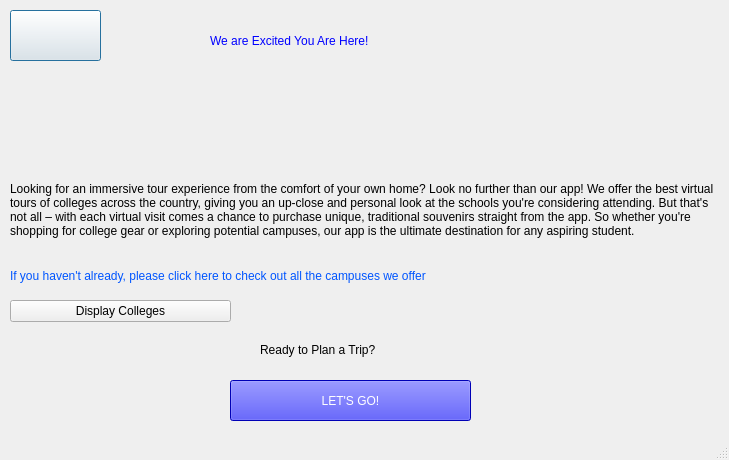
<?xml version="1.0" encoding="UTF-8"?>
<ui version="4.0">
 <class>userInterface</class>
 <widget class="QDialog" name="userInterface">
  <property name="geometry">
   <rect>
    <x>0</x>
    <y>0</y>
    <width>729</width>
    <height>460</height>
   </rect>
  </property>
  <property name="windowTitle">
   <string>Dialog</string>
  </property>
  <property name="sizeGripEnabled">
   <bool>true</bool>
  </property>
  <widget class="QPushButton" name="mainpage">
   <property name="geometry">
    <rect>
     <x>10</x>
     <y>10</y>
     <width>91</width>
     <height>51</height>
    </rect>
   </property>
   <property name="styleSheet">
    <string notr="true">image: url(:/image/college logo.png);</string>
   </property>
   <property name="text">
    <string/>
   </property>
  </widget>
  <widget class="QLabel" name="label">
   <property name="geometry">
    <rect>
     <x>10</x>
     <y>250</y>
     <width>551</width>
     <height>51</height>
    </rect>
   </property>
   <property name="autoFillBackground">
    <bool>false</bool>
   </property>
   <property name="styleSheet">
    <string notr="true">font: 700 italic 10pt &quot;Segoe UI&quot;;
color: rgb(0, 85, 255);</string>
   </property>
   <property name="text">
    <string>If you haven't already, please click here to check out all the campuses we offer </string>
   </property>
   <property name="scaledContents">
    <bool>false</bool>
   </property>
   <property name="wordWrap">
    <bool>true</bool>
   </property>
  </widget>
  <widget class="QPushButton" name="displayCollegeButton">
   <property name="geometry">
    <rect>
     <x>10</x>
     <y>300</y>
     <width>221</width>
     <height>22</height>
    </rect>
   </property>
   <property name="styleSheet">
    <string notr="true">font: 700 10pt &quot;Segoe UI&quot;;</string>
   </property>
   <property name="text">
    <string>Display Colleges</string>
   </property>
  </widget>
  <widget class="QLabel" name="label_2">
   <property name="geometry">
    <rect>
     <x>260</x>
     <y>340</y>
     <width>191</width>
     <height>20</height>
    </rect>
   </property>
   <property name="styleSheet">
    <string notr="true">font: 700 12pt &quot;Segoe Print&quot;;
</string>
   </property>
   <property name="text">
    <string>Ready to Plan a Trip? </string>
   </property>
  </widget>
  <widget class="QPushButton" name="planTripButton">
   <property name="geometry">
    <rect>
     <x>230</x>
     <y>380</y>
     <width>241</width>
     <height>41</height>
    </rect>
   </property>
   <property name="styleSheet">
    <string notr="true">
font: 700 12pt &quot;Segoe UI&quot;;
background-color: rgb(0, 0, 255);
color: rgb(255, 255, 255);
</string>
   </property>
   <property name="text">
    <string>LET'S GO!</string>
   </property>
  </widget>
  <widget class="QLabel" name="label_3">
   <property name="geometry">
    <rect>
     <x>210</x>
     <y>10</y>
     <width>311</width>
     <height>61</height>
    </rect>
   </property>
   <property name="styleSheet">
    <string notr="true">font: 600 18pt &quot;Segoe UI Variable Display Semib&quot;;
color: rgb(0, 0, 255);</string>
   </property>
   <property name="text">
    <string>We are Excited You Are Here! </string>
   </property>
  </widget>
  <widget class="QLabel" name="label_4">
   <property name="geometry">
    <rect>
     <x>10</x>
     <y>160</y>
     <width>711</width>
     <height>101</height>
    </rect>
   </property>
   <property name="styleSheet">
    <string notr="true">font: 700 9pt &quot;Segoe UI&quot;;</string>
   </property>
   <property name="text">
    <string>&lt;html&gt;&lt;head/&gt;&lt;body&gt;&lt;p&gt;Looking for an immersive tour experience from the comfort of your own home? Look no further than our app! We offer the best virtual tours of colleges across the country, giving you an up-close and personal look at the schools you're considering attending. But that's not all – with each virtual visit comes a chance to purchase unique, traditional souvenirs straight from the app. So whether you're shopping for college gear or exploring potential campuses, our app is the ultimate destination for any aspiring student.&lt;/p&gt;&lt;/body&gt;&lt;/html&gt;</string>
   </property>
   <property name="scaledContents">
    <bool>false</bool>
   </property>
   <property name="wordWrap">
    <bool>true</bool>
   </property>
  </widget>
  <widget class="QLabel" name="label_5">
   <property name="geometry">
    <rect>
     <x>0</x>
     <y>0</y>
     <width>731</width>
     <height>161</height>
    </rect>
   </property>
   <property name="text">
    <string>&lt;html&gt;&lt;head/&gt;&lt;body&gt;&lt;p&gt;&lt;img src=&quot;:/image/different colleges.png&quot;/&gt;&lt;/p&gt;&lt;/body&gt;&lt;/html&gt;</string>
   </property>
  </widget>
  <zorder>label_5</zorder>
  <zorder>mainpage</zorder>
  <zorder>label</zorder>
  <zorder>displayCollegeButton</zorder>
  <zorder>label_2</zorder>
  <zorder>planTripButton</zorder>
  <zorder>label_3</zorder>
  <zorder>label_4</zorder>
 </widget>
 <resources/>
 <connections/>
</ui>
